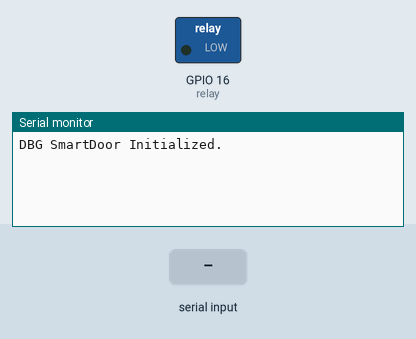
This sketch was run on a simulated ESP32. Shown: switched loads named in the sketch (green lamp = pin HIGH), the last lines printed to the serial monitor. The inputs (shaded band) are chosen by the test bench.

Above: at 1.2 s.
1.3 s: "SET-DOOR\n" received over Serial
At 2.2 s:
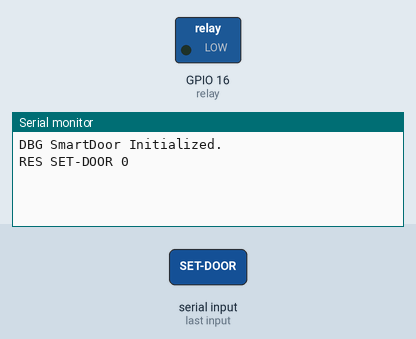
2.8 s: "GET-DOOR\n" received over Serial
At 3.5 s:
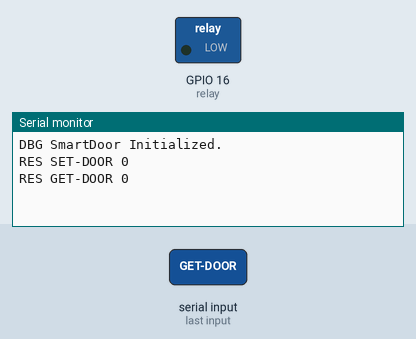
4.3 s: "90,45\n" received over Serial
At 4.7 s:
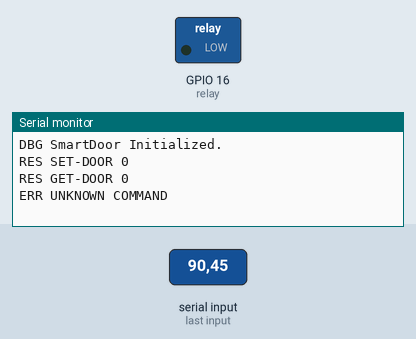

The sketch:

devhome_smartdoor_v2.ino
```cpp
#define MODE_MANUAL 0
#define MODE_AUTO 1

int relay = 16;
int relaychannel = 0;
int relaymode = MODE_MANUAL;
int relayvalue = 0;

int thresholdValue= 0;

void setup(){
  Serial.begin(9600);


  pinMode(relay, OUTPUT);
  //ledcSetup(relaychannel, 5000, 8);
  //ledcAttachPin(relay, relaychannel);
  digitalWrite(relay, LOW);

  Serial.printf("DBG SmartDoor Initialized.\n");

}


void loop() {
    String serialCommand;

    while (Serial.available() > 0) {
        char serialChar = Serial.read();
        serialCommand += serialChar;

        if (serialChar == '\n') {
            processCommand(serialCommand);
            serialCommand = "";
        }
    }

    //ledUpdate();
    delay(100);
}

void processCommand(String command) {
    command.trim();
    command.toUpperCase();

    // Serial.println("DBG Received command: " + command);

    if (command.startsWith("SET-DOOR")) {
        int relaytmp = command.substring(8).toInt();
        if (relaytmp == 1 ) {
            relayvalue = relaytmp;
            relaymode = MODE_MANUAL;
            digitalWrite(relay, HIGH);
            Serial.printf("RES SET-DOOR 1\n");
        }else{
           relayvalue = relaytmp;
          digitalWrite(relay, LOW);
          Serial.printf("RES SET-DOOR 0\n");
        }
    } else if (command == "GET-DOOR")
    Serial.printf("RES GET-DOOR %d\n",relayvalue);
      else
    Serial.println("ERR UNKNOWN COMMAND");
}
```

Measured:
- after the input at 1.3 s, the serial monitor: prints a new line at once (image 1)
- after the input at 2.8 s, the serial monitor: prints a new line at once (image 2)
- after the input at 4.3 s, the serial monitor: prints a new line at once (image 3)
